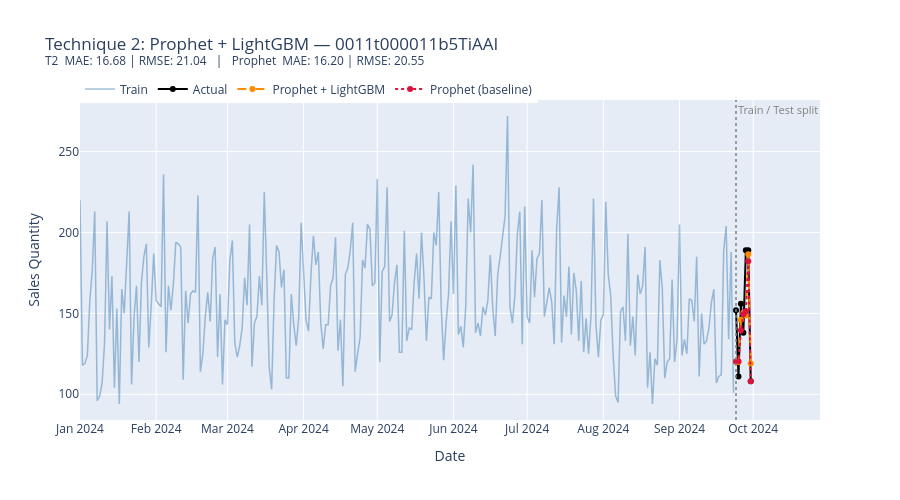

The code cell stored with this chart in its notebook:
### Code cell
import lightgbm as lgb
import optuna
from sklearn.model_selection import TimeSeriesSplit
from sklearn.metrics import mean_absolute_error, root_mean_squared_error

# ── Extract Prophet in-sample features for train ─────────────────────────
# best_model is already fitted on df_train (from cell d4423dd5)
prophet_train_pred = best_model.predict(df_train[["ds"]])
prophet_test_pred = best_model.predict(df_test[["ds"]])

PROPHET_FEATS = ["trend", "weekly", "yhat", "yhat_lower", "yhat_upper"]
if "holidays" in prophet_train_pred.columns:
    PROPHET_FEATS.append("holidays")


def build_features_t2(prophet_pred_df, ds_series):
    feat = prophet_pred_df[PROPHET_FEATS].copy()
    feat["day_of_week"] = ds_series.dt.dayofweek.values
    feat["is_weekend"] = feat["day_of_week"].isin([5, 6]).astype(int)
    return feat


X_t2_train = build_features_t2(prophet_train_pred, df_train["ds"])
y_t2_train = df_train["y"].values
X_t2_test = build_features_t2(prophet_test_pred, df_test["ds"])
y_t2_test = df_test["y"].values

# ── Optuna tuning (CV on train) ───────────────────────────────────────────
tscv = TimeSeriesSplit(n_splits=3)


def objective_t2(trial):
    params = dict(
        n_estimators=trial.suggest_int("n_estimators", 50, 400),
        learning_rate=trial.suggest_float("learning_rate", 0.01, 0.3, log=True),
        num_leaves=trial.suggest_int("num_leaves", 8, 64),
        min_child_samples=trial.suggest_int("min_child_samples", 3, 30),
        subsample=trial.suggest_float("subsample", 0.6, 1.0),
        verbosity=-1,
        random_state=42,
    )
    fold_maes = []
    for tr_idx, val_idx in tscv.split(X_t2_train):
        m = lgb.LGBMRegressor(**params)
        m.fit(X_t2_train.iloc[tr_idx], y_t2_train[tr_idx])
        fold_maes.append(
            mean_absolute_error(
                y_t2_train[val_idx], m.predict(X_t2_train.iloc[val_idx])
            )
        )
    return np.mean(fold_maes)


optuna.logging.set_verbosity(optuna.logging.WARNING)
study_t2 = optuna.create_study(direction="minimize")
study_t2.optimize(objective_t2, n_trials=60)
print("Best CV MAE (T2):", round(study_t2.best_value, 3))
print("Best params (T2):", study_t2.best_params)

# ── Refit on full train, evaluate on test ────────────────────────────────
best_t2 = lgb.LGBMRegressor(**study_t2.best_params, verbosity=-1, random_state=42)
best_t2.fit(X_t2_train, y_t2_train)
t2_preds = best_t2.predict(X_t2_test)

t2_mae = mean_absolute_error(y_t2_test, t2_preds)
t2_rmse = root_mean_squared_error(y_t2_test, t2_preds)
print(f"\nTechnique 2 — Prophet + LightGBM")
print(f"  Test MAE : {t2_mae:.2f}  (Prophet alone: {mae:.2f})")
print(f"  Test RMSE: {t2_rmse:.2f}  (Prophet alone: {rmse:.2f})")

# ── Plot ─────────────────────────────────────────────────────────────────
import plotly.graph_objects as go

split_date = df_test["ds"].min().strftime("%Y-%m-%d")
fig_t2 = go.Figure()
fig_t2.add_trace(
    go.Scatter(
        x=df_train["ds"],
        y=df_train["y"],
        name="Train",
        mode="lines",
        line=dict(color="steelblue", width=1.5),
        opacity=0.5,
    )
)
fig_t2.add_trace(
    go.Scatter(
        x=df_test["ds"],
        y=y_t2_test,
        name="Actual",
        mode="lines+markers",
        line=dict(color="black", width=2),
        marker=dict(size=6),
    )
)
fig_t2.add_trace(
    go.Scatter(
        x=df_test["ds"],
        y=t2_preds,
        name="Prophet + LightGBM",
        mode="lines+markers",
        line=dict(color="darkorange", width=2, dash="dash"),
        marker=dict(size=6),
    )
)
fig_t2.add_trace(
    go.Scatter(
        x=best_eval["ds"],
        y=best_eval["yhat"],
        name="Prophet (baseline)",
        mode="lines+markers",
        line=dict(color="crimson", width=2, dash="dot"),
        marker=dict(size=6),
    )
)
fig_t2.add_shape(
    type="line",
    x0=split_date,
    x1=split_date,
    y0=0,
    y1=1,
    xref="x",
    yref="paper",
    line=dict(color="gray", dash="dot", width=1.5),
)
fig_t2.add_annotation(
    x=split_date,
    y=1,
    xref="x",
    yref="paper",
    text="Train / Test split",
    showarrow=False,
    xanchor="left",
    yanchor="top",
    font=dict(color="gray", size=11),
)
fig_t2.update_layout(
    title=(
        f"Technique 2: Prophet + LightGBM — {selected_customer}<br>"
        f"<sup>T2  MAE: {t2_mae:.2f} | RMSE: {t2_rmse:.2f}"
        f"   |   Prophet  MAE: {mae:.2f} | RMSE: {rmse:.2f}</sup>"
    ),
    xaxis_title="Date",
    yaxis_title="Sales Quantity",
    hovermode="x unified",
    height=500,
    legend=dict(orientation="h", y=1.08, x=0),
)
fig_t2.show()

### Figure 1 — Plotly figure (JSON) as saved in the notebook; plotly's stock layout.template omitted (floating-point values rounded to 4 significant figures; data arrays with more than 128 entries replaced by an {"elided": "..."} marker saying what was removed)
{"data": [{"line": {"color": "steelblue", "width": 1.5}, "mode": "lines", "name": "Train", "opacity": 0.5, "type": "scatter", "x": {"elided": "267 str values"}, "y": {"elided": "267 float values"}}, {"line": {"color": "black", "width": 2}, "marker": {"size": 6}, "mode": "lines+markers", "name": "Actual", "type": "scatter", "x": ["2024-09-24T00:00:00.000000000", "2024-09-25T00:00:00.000000000", "2024-09-26T00:00:00.000000000", "2024-09-27T00:00:00.000000000", "2024-09-28T00:00:00.000000000", "2024-09-29T00:00:00.000000000", "2024-09-30T00:00:00.000000000"], "y": [152.0, 111.0, 156.0, 138.0, 189.0, 189.0, 108.0]}, {"line": {"color": "darkorange", "dash": "dash", "width": 2}, "marker": {"size": 6}, "mode": "lines+markers", "name": "Prophet + LightGBM", "type": "scatter", "x": ["2024-09-24T00:00:00.000000000", "2024-09-25T00:00:00.000000000", "2024-09-26T00:00:00.000000000", "2024-09-27T00:00:00.000000000", "2024-09-28T00:00:00.000000000", "2024-09-29T00:00:00.000000000", "2024-09-30T00:00:00.000000000"], "y": [120.1, 119.8, 146.0, 150.4, 148.7, 186.6, 119.0]}, {"line": {"color": "crimson", "dash": "dot", "width": 2}, "marker": {"size": 6}, "mode": "lines+markers", "name": "Prophet (baseline)", "type": "scatter", "x": ["2024-09-24T00:00:00.000000000", "2024-09-25T00:00:00.000000000", "2024-09-26T00:00:00.000000000", "2024-09-27T00:00:00.000000000", "2024-09-28T00:00:00.000000000", "2024-09-29T00:00:00.000000000", "2024-09-30T00:00:00.000000000"], "y": [120.3, 120.4, 139.6, 149.5, 151.4, 182.2, 108.0]}], "layout": {"annotations": [{"font": {"color": "gray", "size": 11}, "showarrow": false, "text": "Train / Test split", "x": "2024-09-24", "xanchor": "left", "xref": "x", "y": 1, "yanchor": "top", "yref": "paper"}], "height": 500, "hovermode": "x unified", "legend": {"orientation": "h", "x": 0, "y": 1.08}, "shapes": [{"line": {"color": "gray", "dash": "dot", "width": 1.5}, "type": "line", "x0": "2024-09-24", "x1": "2024-09-24", "xref": "x", "y0": 0, "y1": 1, "yref": "paper"}], "title": {"text": "Technique 2: Prophet + LightGBM — 0011t000011b5TiAAI<br><sup>T2  MAE: 16.68 | RMSE: 21.04   |   Prophet  MAE: 16.20 | RMSE: 20.55</sup>"}, "xaxis": {"title": {"text": "Date"}}, "yaxis": {"title": {"text": "Sales Quantity"}}}}
